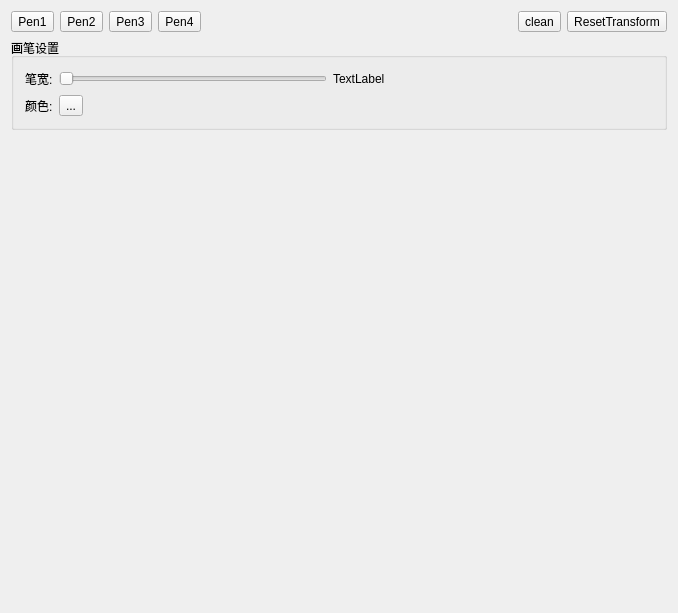
<?xml version="1.0" encoding="UTF-8"?>
<ui version="4.0">
 <class>DrawCurveDialog</class>
 <widget class="QDialog" name="DrawCurveDialog">
  <property name="geometry">
   <rect>
    <x>0</x>
    <y>0</y>
    <width>678</width>
    <height>613</height>
   </rect>
  </property>
  <property name="windowTitle">
   <string>DrawCurveDialog</string>
  </property>
  <layout class="QGridLayout" name="gridLayout_2">
   <item row="0" column="0">
    <layout class="QHBoxLayout" name="horizontalLayout">
     <item>
      <widget class="QToolButton" name="toolButtonPen1">
       <property name="text">
        <string>Pen1</string>
       </property>
       <property name="checkable">
        <bool>true</bool>
       </property>
      </widget>
     </item>
     <item>
      <widget class="QToolButton" name="toolButtonPen2">
       <property name="text">
        <string>Pen2</string>
       </property>
       <property name="checkable">
        <bool>true</bool>
       </property>
      </widget>
     </item>
     <item>
      <widget class="QToolButton" name="toolButtonPen3">
       <property name="text">
        <string>Pen3</string>
       </property>
       <property name="checkable">
        <bool>true</bool>
       </property>
      </widget>
     </item>
     <item>
      <widget class="QToolButton" name="toolButtonPen4">
       <property name="text">
        <string>Pen4</string>
       </property>
       <property name="checkable">
        <bool>true</bool>
       </property>
      </widget>
     </item>
     <item>
      <spacer name="horizontalSpacer">
       <property name="orientation">
        <enum>Qt::Horizontal</enum>
       </property>
       <property name="sizeHint" stdset="0">
        <size>
         <width>40</width>
         <height>20</height>
        </size>
       </property>
      </spacer>
     </item>
     <item>
      <widget class="QToolButton" name="toolButton">
       <property name="text">
        <string>clean</string>
       </property>
      </widget>
     </item>
     <item>
      <widget class="QToolButton" name="toolButtonResetTransform">
       <property name="text">
        <string>ResetTransform</string>
       </property>
      </widget>
     </item>
    </layout>
   </item>
   <item row="1" column="0">
    <widget class="QGroupBox" name="groupBox">
     <property name="title">
      <string>画笔设置</string>
     </property>
     <layout class="QGridLayout" name="gridLayout">
      <item row="0" column="1">
       <widget class="QSlider" name="horizontalSliderPenWidth">
        <property name="orientation">
         <enum>Qt::Horizontal</enum>
        </property>
       </widget>
      </item>
      <item row="0" column="0">
       <widget class="QLabel" name="label">
        <property name="text">
         <string>笔宽:</string>
        </property>
       </widget>
      </item>
      <item row="1" column="0">
       <widget class="QLabel" name="label_2">
        <property name="text">
         <string>颜色:</string>
        </property>
       </widget>
      </item>
      <item row="1" column="1">
       <widget class="QToolButton" name="toolButtonPenColor">
        <property name="text">
         <string>...</string>
        </property>
       </widget>
      </item>
      <item row="0" column="2">
       <widget class="QLabel" name="labelPenWidth">
        <property name="text">
         <string>TextLabel</string>
        </property>
       </widget>
      </item>
      <item row="0" column="3">
       <spacer name="horizontalSpacer_2">
        <property name="orientation">
         <enum>Qt::Horizontal</enum>
        </property>
        <property name="sizeHint" stdset="0">
         <size>
          <width>40</width>
          <height>20</height>
         </size>
        </property>
       </spacer>
      </item>
     </layout>
    </widget>
   </item>
   <item row="2" column="0">
    <widget class="SView" name="widgetView" native="true">
     <property name="sizePolicy">
      <sizepolicy hsizetype="Expanding" vsizetype="Expanding">
       <horstretch>0</horstretch>
       <verstretch>0</verstretch>
      </sizepolicy>
     </property>
    </widget>
   </item>
  </layout>
 </widget>
 <layoutdefault spacing="6" margin="11"/>
 <customwidgets>
  <customwidget>
   <class>SView</class>
   <extends>QWidget</extends>
   <header>sview.h</header>
   <container>1</container>
  </customwidget>
 </customwidgets>
 <resources/>
 <connections/>
</ui>
